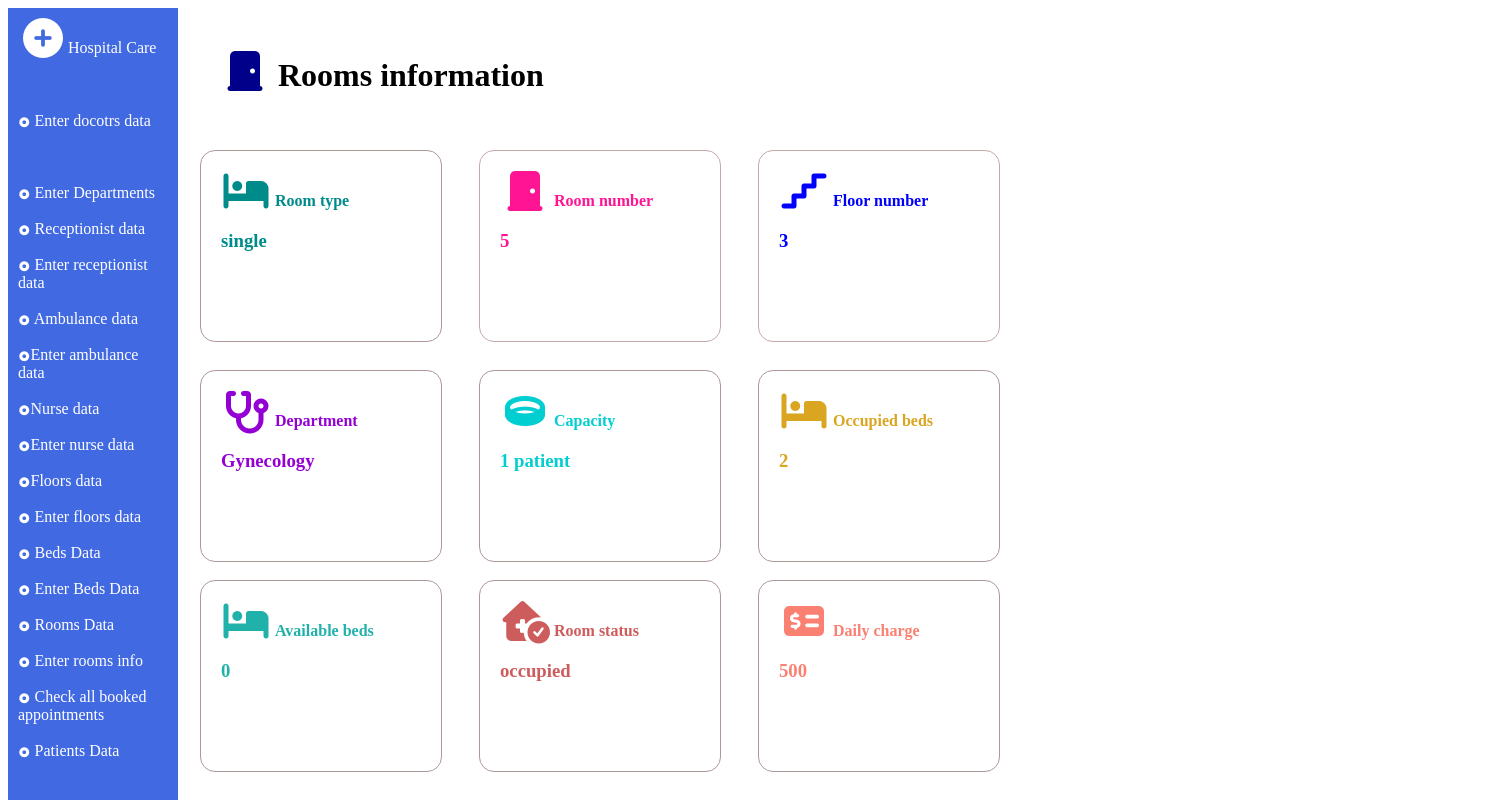
Screenshot of /showroomInfo/ (signed in) with the database file from the repository.
### Hospital_app/models.py (models this page shows)
class room_info(models.Model):
    room_number=models.IntegerField()
    room_type=models.CharField(max_length=200)
    floor_number=models.IntegerField()
    department=models.CharField(max_length=200,null=True,blank=True)
    capacity=models.CharField(max_length=200)
    occupied_beds=models.IntegerField()
    available_beds=models.CharField(max_length=200,null=True,blank=True)
    room_status=models.CharField(max_length=200)
    daily_charge=models.IntegerField()
    def __str__(self):
        return self.room_type

### Hospital_app/views.py (the view)
# urls.py: path('showroomInfo/',showroomInfo,name="showroomInfo"),
def showroomInfo(request):
     room_id=request.session.get("room_id")
     room_infos=room_info.objects.filter(id=room_id)
     return render(request,"showroomsinfo.html",{"rooms":room_infos})

### templates/showroomsinfo.html (shortened to what this page needs)
<!DOCTYPE html>
<html lang="en">
<head>
    {% load static %}
    <link rel="stylesheet" href="{% static 'style.CSS' %}">
    <link rel="stylesheet" href="https://cdnjs.cloudflare.com/ajax/libs/font-awesome/7.3.1/css/all.min.css" />
</head>
<body>
    <div id="urls">
        <i class="fa-solid fa-circle-plus"></i>Hospital Care
        <br><br>
        <br><br>
        <a class="a" href="{% url 'doctorsInfoForms' %}"><i class="fa-solid fa-circle-dot"></i>  Enter docotrs data</a>
        <br><br>
        <br><br>
        <a class="a" href="{% url 'dep_forms' %}"><i class="fa-solid fa-circle-dot"></i>  Enter Departments</a>
        <br><br>
        <a class="a" href="{% url 'ShowReceoOerData' %}"><i class="fa-solid fa-circle-dot"></i>  Receptionist data</a>
        <br><br>
        <a class="a" href="{% url 'fetchRecapPerInfo' %}"><i class="fa-solid fa-circle-dot"></i>  Enter receptionist data</a>
        <br><br>
        <a class="a" href="{% url 'getAmbukancesInfo' %}"><i class="fa-solid fa-circle-dot"></i>  Ambulance data</a>
        <br><br>
        <a class="a" href="{% url 'makeambforms' %}"><i class="fa-solid fa-circle-dot"></i>Enter ambulance data</a>
        <br><br>
        <a class="a" href="{% url 'showNurseInfo' %}"><i class="fa-solid fa-circle-dot"></i>Nurse data</a>
        <br><br>
        <a class="a" href="{% url 'enterNurseInfo' %}"><i class="fa-solid fa-circle-dot"></i>Enter nurse data</a>
        <br><br>
        <a class="a" href="{% url 'showFloorInfo' %}"><i class="fa-solid fa-circle-dot"></i>Floors data</a>
        <br><br>
        <a class="a" href="{% url 'FloorInfo' %}"><i class="fa-solid fa-circle-dot"></i>  Enter floors data</a>
        <br><br>
        <a class="a" href="{% url 'showbedsInfo' %}"><i class="fa-solid fa-circle-dot"></i>  Beds Data</a>
        <br><br>
        <a class="a" href="{% url 'bedsInfoForms' %}"><i class="fa-solid fa-circle-dot"></i>  Enter Beds Data</a>
        <br><br>
        <a class="a" href="{% url 'showroomInfo' %}"><i class="fa-solid fa-circle-dot"></i>  Rooms Data</a>
        <br><br>
        <a class="a" href="{% url 'roomsForm' %}"><i class="fa-solid fa-circle-dot"></i>  Enter rooms info</a>
        <br><br>
        <a class="a" href="{% url 'showappointmentforadmin' %}"><i class="fa-solid fa-circle-dot"></i>  Check all booked appointments</a>
        <br><br>
        <a class="a" href="{% url 'patientinfotpadmin' %}"><i class="fa-solid fa-circle-dot"></i>  Patients Data</a>
    </div>
    <h1 id="roomhead"><i class="fa-solid fa-door-closed" id="door"></i>  Rooms information</h1>
    <div id="hell"></div>
    <div id="roomed">
    {% for room in rooms %}
        <div id="roomtype">
        <i class="fa-solid fa-bed"></i>
        <strong>Room type</strong>
        <h3>{{room}}</h3>
        </div>
        <div id="roomnum">
        <i class="fa-solid fa-door-closed"></i>
        <strong>Room number</strong>
        <h3> {{room.room_number}}</h3>
        </div>
        <div id="floornum">
        <i class="fa-solid fa-stairs"></i>
        <strong>Floor number </strong>
        <h3>{{room.floor_number}}</h3>
        </div>
        </div>
        <div id="div2">
        <div id="dep">
        <i class="fa-solid fa-stethoscope"></i>
        <strong>Department</strong>
        <h3>{{room.department}}</h3>
        </div>
        <div id="roomcap">
        <i class="fa-solid fa-ring"></i>
        <strong>Capacity </strong>
        <h3>{{room.capacity}}</h3>
        </div>
        <div id="occbeds">
        <i class="fa-solid fa-bed"></i>
        <strong>Occupied beds </strong>
        <h3> {{room.occupied_beds}}</h3>
        </div>
        </div>
        <div id="div3">
        <div id="avbeds">
        <i class="fa-solid fa-bed"></i>
        <strong>Available beds</strong>
        <h3>{{room.available_beds}}</h3>
        </div>
        <div id="status">
        <i class="fa-solid fa-house-medical-circle-check"></i>
        <strong>Room status</strong>
        <h3>{{room.room_status}}</h3>
        </div>
        <div id="charge">
        <i class="fa-solid fa-money-check-dollar"></i>
        <strong>Daily charge</strong>
         <h3>{{room.daily_charge}}</h3>
        </div>
    {% endfor %}
    </div>
</body>
</html>

### rows the page displays
room_info: room_type "single", room_number "5", floor_number "3", department "Gynecology", capacity "1 patient", occupied_beds "2", available_beds "0", room_status "occupied", daily_charge "500"
